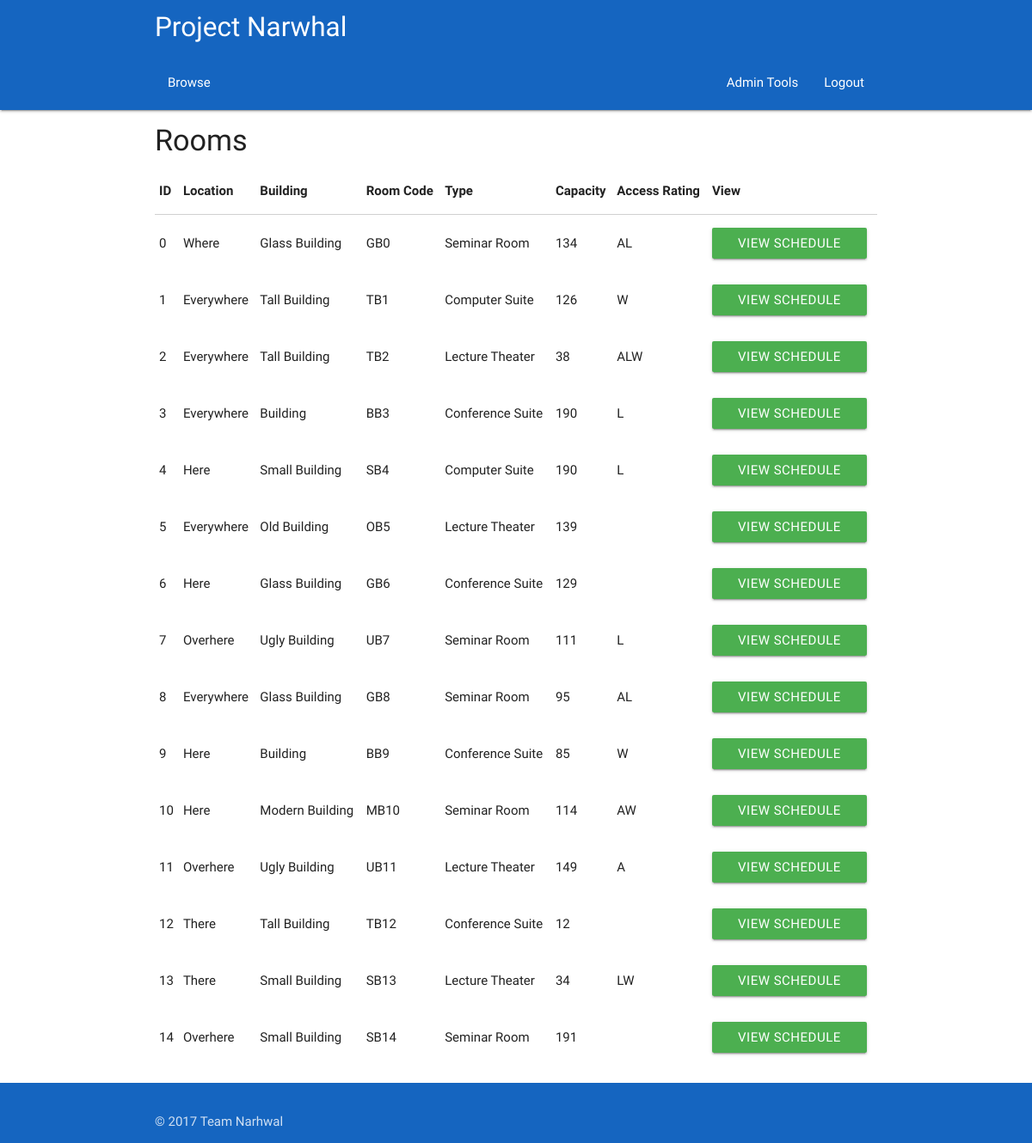
Page /rooms (signed in) on the earlier database version.
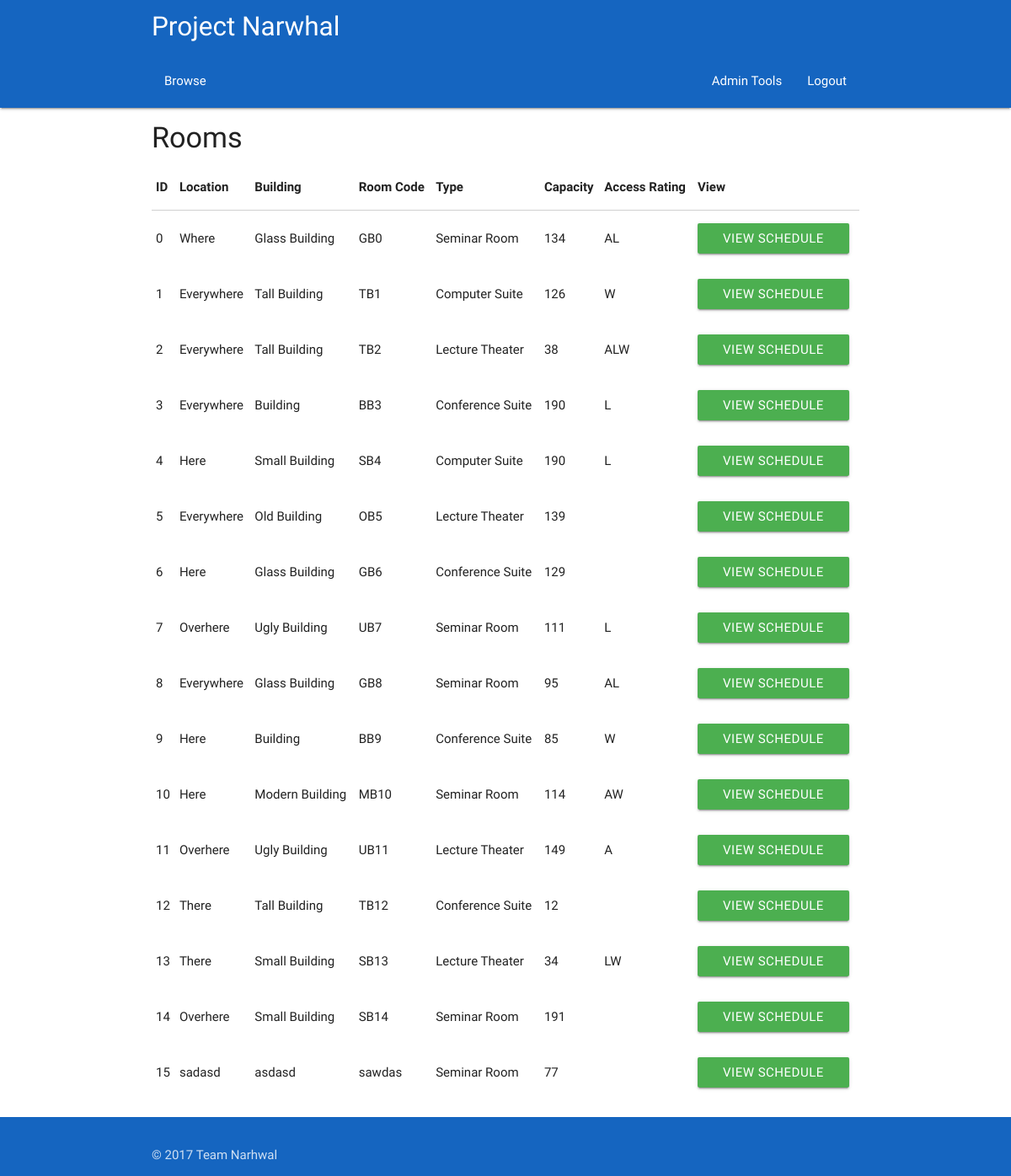
Same page on the later database version.
### app/models.py (models this page shows)
class Room(db.Model):
	__tablename__ = 'Room'
	roomID = db.Column(db.Integer, primary_key = True)
	capacity = db.Column(db.Integer)
	roomType = db.Column(db.String(100))
	roomCode = db.Column(db.String(100))
	building = db.Column(db.String(100))
	location = db.Column(db.String(100))
	facilities = db.Column(db.String(100))
	picURL = db.Column(db.String(100))
	accessRating = db.Column(db.String(100))

### app/views.py (the view)
@app.route('/rooms')
@login_required
def roomList():
    if current_user.type != 'Admin':
        abort(403)
    roomList = rooms()
    return render_template('rooms.html', title='Room List', roomList=roomList)

### app/views.py (called while the page is built)
@login_manager.user_loader
def load_user(id):
    return models.User.query.get(id)

### queries.py (called while the page is built)
def listConvert(x):
    if(x.count() == 1):
        x = x[0]
        return x
    else:
        y = []
    for i in x:
        y.append(i)
    return y

def rooms(**kwargs):
    q = models.Room.query.filter_by(**kwargs)
    q = listConvert(q)
    return q

### app/templates/rooms.html
{% extends "base.html" %} {% block content %}
<div class="container">
    <h4>Rooms</h4>
    <div class="row">
        <div class="col s12">
            <table id="todo-table" class="responsive-table">
                <thead>
                    <tr>
                        <th>ID</th>
                        <th>Location</th>
                        <th>Building</th>
                        <th>Room Code</th>
                        <th>Type</th>
                        <th>Capacity</th>
                        <th>Access Rating</th>
                        <th>View</th>
                    </tr>
                </thead>
                <tbody>
                    {% for item in roomList %}
                    <tr>
                        <td>{{ item.roomID }} </td>
                        <td>{{ item.location }}</td>
                        <td>{{ item.building }}</td>
                        <td>{{item.roomCode}}</td>
                        <td>{{ item.roomType }}</td>
                        <td>{{item.capacity}}</td>
                        <td>{{item.accessRating}}</td>
                        <td>
                            <a href="/rooms/{{item.roomID}}">
                                <button type="submit" href="/rooms/{{item.roomID}}" class="waves-effect waves-light btn green">View Schedule</button></a>
                        </td>
                    </tr>
                    {%- endfor %}
                </tbody>
            </table>
        </div>
    </div>
</div>
{% endblock %}

Differences in the rows shown:
added Room: roomID "15", location "sadasd", building "asdasd", roomCode "sawdas", roomType "Seminar Room", capacity "77"
